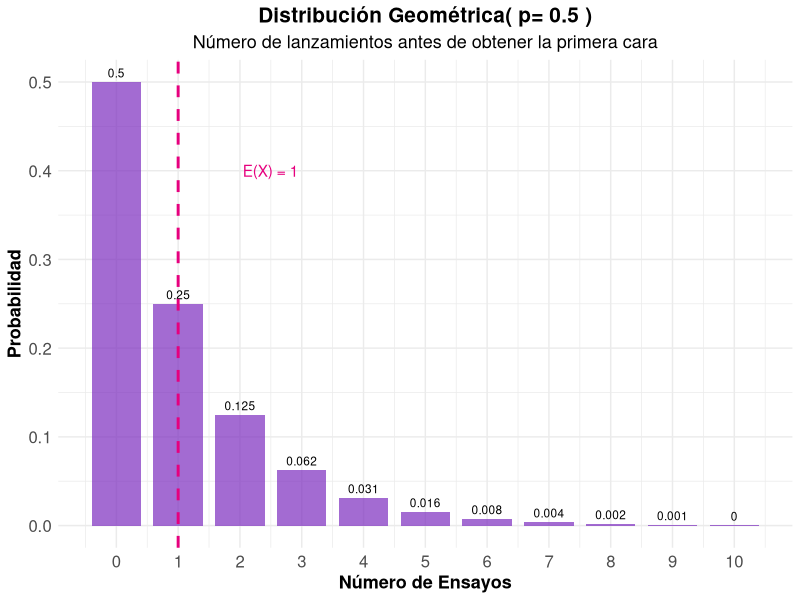
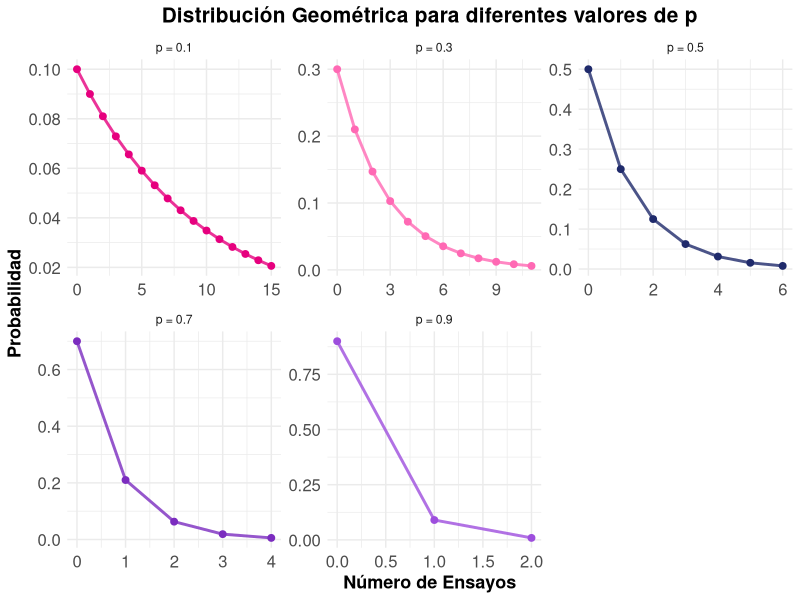
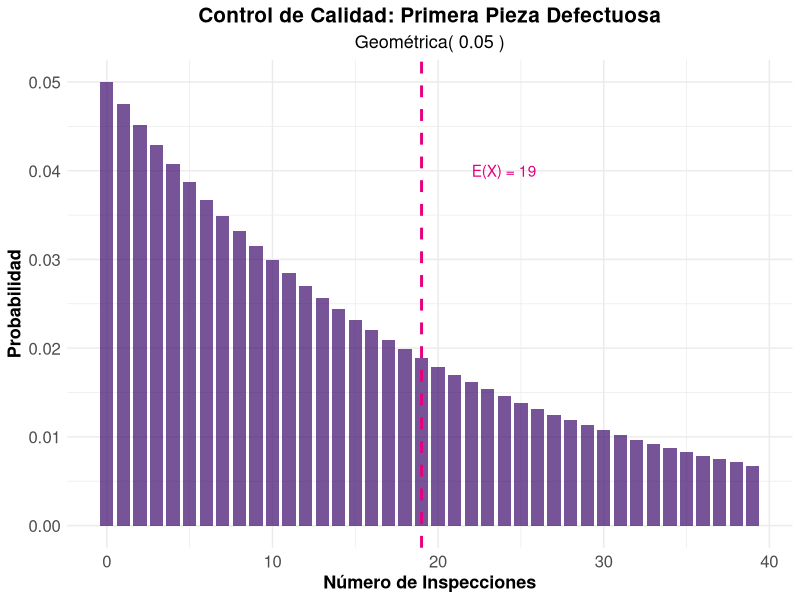
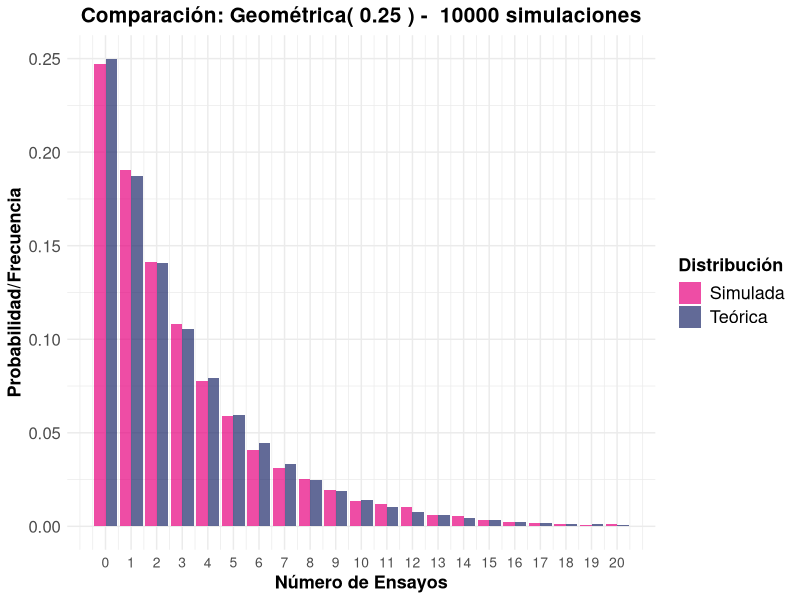
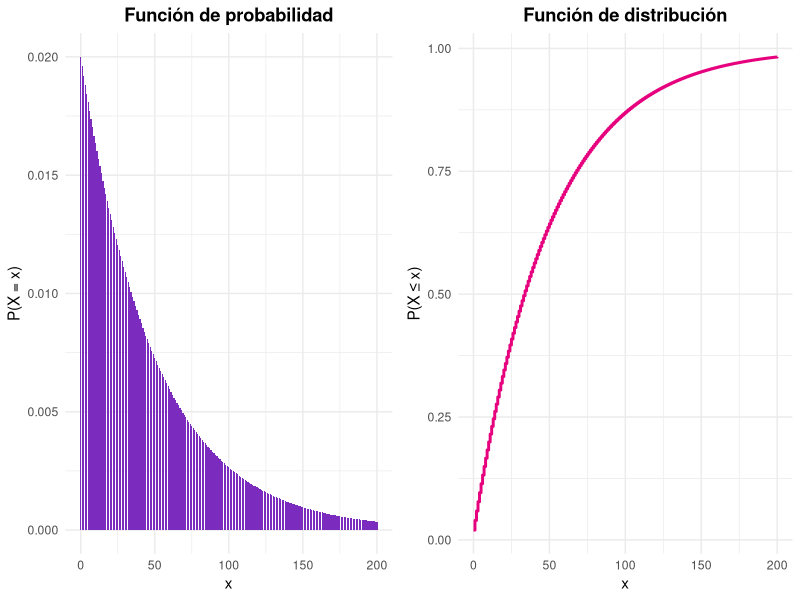
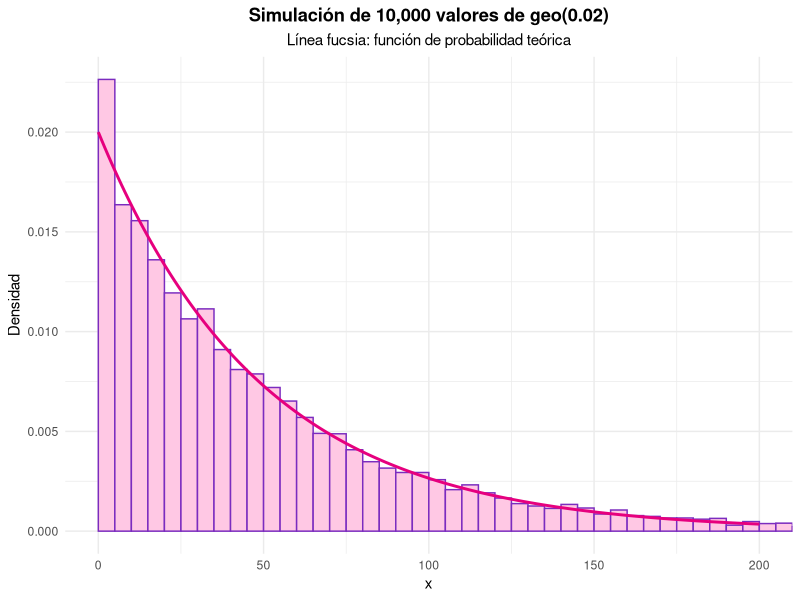
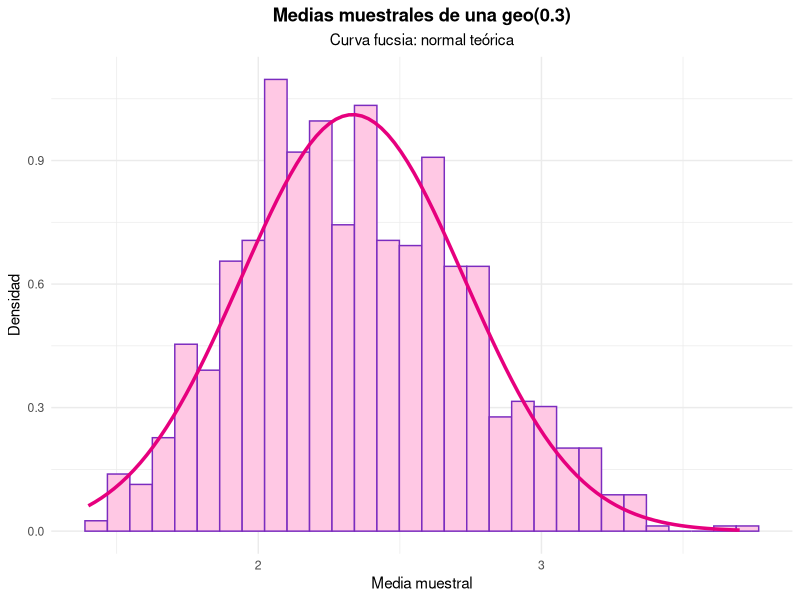
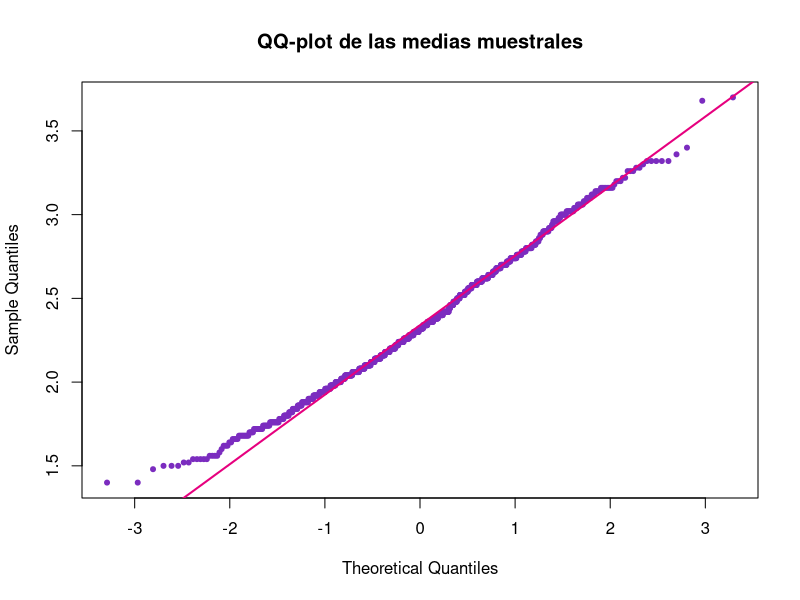

Recreate these plots in R, in order.
## ---- chunk 1
#| label: setup
#| include: false

library(tidyverse)
library(kableExtra)
library(gridExtra)
library(tidyr)
## ---- chunk 2
#| label: moneda-geometrica
#| code-fold: true

# Parámetro
p_cara <- 0.5

# Calcular probabilidades para los primeros 11 ensayos
k_moneda <- 0:10
# Prefijo d (density) sufijo es el de la va
prob_geometrica <- dgeom(k_moneda , p_cara)  

# Crear tabla
geometrica_moneda <- data.frame(
  Ensayo = k_moneda,
  Probabilidad = prob_geometrica,
  Prob_Acumulada = pgeom(k_moneda, p_cara)
)

kable(geometrica_moneda, 
      caption = "Distribución Geométrica - Primera cara (p = 0.5)",
      digits = 4,
      col.names = c("Ensayo", "P(X = x)", "P(X ≤ x)")) %>%
  kable_styling(bootstrap_options = "striped")

# Parámetros estadísticos
media_moneda <- (1-p_cara) / p_cara
varianza_moneda <- (1 - p_cara) / (p_cara^2)
desv_std_moneda <- sqrt(varianza_moneda)


cat("Media (ensayos esperados):", media_moneda, "\n")
cat("Varianza:", varianza_moneda, "\n")
cat("Desviación estándar:", round(desv_std_moneda, 4), "\n")

## ---- chunk 3
#| code-fold: true
#| fig-align: center


#| label: grafico-geometrica-basico
#| fig-cap: "Distribución Geométrica - Primera cara en lanzamiento de moneda"
ggplot(geometrica_moneda, aes(x = Ensayo, y = Probabilidad)) +
  geom_col(fill = "#7B2CBF", alpha = 0.7, width = 0.8) +
  geom_text(aes(label = round(Probabilidad, 3)), vjust = -0.5, size = 3) +
  geom_vline(xintercept = media_moneda, color = "#E6007E", linetype = "dashed", linewidth = 1) +
  annotate("text", x = media_moneda + 1.5, y = max(prob_geometrica) * 0.8, 
           label = paste("E(X) =", media_moneda), color = "#E6007E") +
  scale_x_continuous(breaks = k_moneda) +
  labs(title = paste("Distribución Geométrica( p=", p_cara, ")"),
       subtitle = "Número de lanzamientos antes de obtener la primera cara",
       x = "Número de Ensayos",
       y = "Probabilidad") +
  theme_minimal() +
  theme(
    legend.title = element_text(size=13, face="bold"),
    legend.text = element_text(size=13),
    plot.title = element_text(size=15, face="bold", hjust = 0.5),
    plot.subtitle = element_text(size=13, hjust = 0.5),
    axis.text.x=element_text(size=12),
    axis.text.y=element_text(size=12),
    axis.title.x = element_text(face="bold", size=13),
    axis.title.y = element_text(face="bold", size=13)
    # panel.grid.major.y = element_line(color = "#ECF0F1", linewidth = 0.5,
    #   linetype = "dashed"),
    # panel.grid.minor.y = element_blank(),
    # panel.grid.major.x = element_blank(),
    # panel.background = element_rect(fill = "#FAFAFA", color = NA),
    # plot.background = element_rect(fill = "white", color = NA)
  )
## ---- chunk 4
#| label: diferentes-p
#| code-fold: true


# Diferentes probabilidades de éxito
p_values <- c(0.1, 0.3, 0.5, 0.7, 0.9)
k_max <- 15

# Crear data frame para comparación
geometrica_comp <- data.frame()
for(p in p_values) {
  k_vals <- 0:k_max
  probs <- dgeom(k_vals, p)  
  
  temp_data <- data.frame(
    p_label = paste("p =", p),
    k = k_vals,
    probabilidad = probs,
    media = (1-p)/p,
    varianza = (1-p)/(p^2)
  )
  geometrica_comp <- rbind(geometrica_comp, temp_data)
}

# Tabla de parámetros
parametros_comp <- data.frame(
  p = p_values,
  Media = (1-p_values)/p_values,
  Varianza = (1-p_values)/(p_values^2),
  Desv_Std = sqrt((1-p_values)/(p_values^2))
)

kable(parametros_comp, 
      caption = "Parámetros de la distribución geométrica para diferentes valores de p",
      digits = 4,
      col.names = c("p", "Media", "Varianza", "Desv. Std")) |> 
  kable_styling(bootstrap_options = "striped")
## ---- chunk 5
#| label: grafico-diferentes-p
#| code-fold: true
#| fig-align: center
#| fig-cap: "Distribución Geométrica para diferentes valores de p"
# Filtrar para mejor visualización
geometrica_filtered <- geometrica_comp[geometrica_comp$probabilidad > 0.005, ]

ggplot(geometrica_filtered, aes(x = k, y = probabilidad, color = p_label)) +
  geom_line(linewidth = 1, alpha = 0.8, show.legend = FALSE) +
  geom_point(size = 2, show.legend = FALSE) +
  scale_color_manual(values = c("#E6007E", "#FF69B4", "#1F2A6B", "#7B2CBF", "#9D4EDD")) +
  facet_wrap(~p_label, scales = "free") +
  labs(title = "Distribución Geométrica para diferentes valores de p",
       x = "Número de Ensayos",
       y = "Probabilidad",
       color = "Parámetro") +
  theme_minimal() +
  theme(
    legend.title = element_text(size=13, face="bold"),
    legend.text = element_text(size=13),
    plot.title = element_text(size=15, face="bold", hjust = 0.5),
    plot.subtitle = element_text(size=13, hjust = 0.5),
    axis.text.x=element_text(size=12),
    axis.text.y=element_text(size=12),
    axis.title.x = element_text(face="bold", size=13),
    axis.title.y = element_text(face="bold", size=13)
    # panel.grid.major.y = element_line(color = "#ECF0F1", linewidth = 0.5,
    #   linetype = "dashed"),
    # panel.grid.minor.y = element_blank(),
    # panel.grid.major.x = element_blank(),
    # panel.background = element_rect(fill = "#FAFAFA", color = NA),
    # plot.background = element_rect(fill = "white", color = NA)
  )
## ---- chunk 6
#| label: falta-memoria
#| code-fold: true

# Demostración de la propiedad de falta de memoria
p_mem <- 0.3
s <- 5
t <- 3

# P(X >= s + t)
prob_s_t <- 1 - pgeom(s + t-1, p_mem)  

# P(X >= s) 
prob_s <- 1- pgeom(s-1, p_mem)

# P(X >= t) 
prob_t <- 1- pgeom(t-1, p_mem)

# P(X >= s + t | X >= s) = P(X >= s + t) / P(X >= s)
prob_condicional <- prob_s_t / prob_s

cat("Demostración de la Propiedad de Falta de Memoria:\n")
cat("Parámetros: p =", p_mem, ", s =", s, ", t =", t, "\n\n")
cat("P(X  ≥", s+t, ") =", round(prob_s_t, 6), "\n")
cat("P(X  ≥", s, ") =", round(prob_s, 6), "\n")
cat("P(X  ≥", t, ") =", round(prob_t, 6), "\n\n")
cat("P(X  ≥", s+t, "| X  ≥", s, ") =", round(prob_condicional, 6), "\n")
cat("P(X  ≥", t, ") =", round(prob_t, 6), "\n\n")
cat("¿Son iguales?", abs(prob_condicional - prob_t) < 1e-10, "\n")
## ---- chunk 7
#| label: control-calidad-geometrica
#| code-fold: true
#| fig-align: center
# Parámetros
p_defecto_geom <- 0.05

# Parámetros estadísticos
media_defecto <- (1-p_defecto_geom) / p_defecto_geom
varianza_defecto <- (1 - p_defecto_geom) / (p_defecto_geom^2)
desv_std_defecto <- sqrt(varianza_defecto)

cat("Control de Calidad - Primera pieza defectuosa:\n")
cat("Probabilidad de defecto por pieza:", p_defecto_geom, "\n")
cat("Número esperado de inspecciones:", media_defecto, "\n")
cat("Desviación estándar:", round(desv_std_defecto, 2), "\n\n")

# Probabilidades específicas
k_calidad <- 0:50
prob_calidad <- dgeom(k_calidad, p_defecto_geom)

# Preguntas de interés
prob_primera_10 <- sum(prob_calidad[1:10])
prob_mas_20 <- 1 - sum(prob_calidad[1:20])
prob_entre_10_30 <- sum(prob_calidad[10:30])

cat("Probabilidades de interés:\n")
cat("P(primera defectuosa en ≤ 10 inspecciones):", round(prob_primera_10, 4), "\n")
cat("P(primera defectuosa en > 20 inspecciones):", round(prob_mas_20, 4), "\n")
cat("P(primera defectuosa entre 10 y 30 inspecciones):", round(prob_entre_10_30, 4), "\n")



# Visualización
calidad_data <- data.frame(
  k = k_calidad[1:40],
  probabilidad = prob_calidad[1:40]
)

ggplot(calidad_data, aes(x = k, y = probabilidad)) +
  geom_col(fill = "#3C096C", alpha = 0.7, width = 0.8) +
  geom_vline(xintercept = media_defecto, color = "#E6007E", linetype = "dashed", linewidth = 1) +
  annotate("text", x = media_defecto + 5, y = max(prob_calidad) * 0.8, 
           label = paste("E(X) =", media_defecto), color = "#E6007E") +
  labs(title = "Control de Calidad: Primera Pieza Defectuosa",
       subtitle = paste("Geométrica(", p_defecto_geom, ")"),
       x = "Número de Inspecciones",
       y = "Probabilidad") +
  theme_minimal() +
  theme(
    legend.title = element_text(size=13, face="bold"),
    legend.text = element_text(size=13),
    legend.position = "bottom",
    plot.title = element_text(size=15, face="bold", hjust = 0.5),
    plot.subtitle = element_text(size=13, hjust = 0.5),
    axis.text.x=element_text(size=12),
    axis.text.y=element_text(size=12),
    axis.title.x = element_text(face="bold", size=13),
    axis.title.y = element_text(face="bold", size=13)
    # panel.grid.major.y = element_line(color = "#ECF0F1", linewidth = 0.5,
    #   linetype = "dashed"),
    # panel.grid.minor.y = element_blank(),
    # panel.grid.major.x = element_blank(),
    # panel.background = element_rect(fill = "#FAFAFA", color = NA),
    # plot.background = element_rect(fill = "white", color = NA)
  )
## ---- chunk 8
#| label: simulacion-geometrica
#| code-fold: true

p_sim <- 0.25
n_sim <- 10000

# Generar datos geométricos 
datos_geom <- rgeom(n_sim, p_sim) 

# Estadísticas observadas
media_obs <- mean(datos_geom)
var_obs <- var(datos_geom)
desv_obs <- sd(datos_geom)

# Valores teóricos
media_teo <- (1-p_sim) / p_sim
var_teo <- (1 - p_sim) / (p_sim^2)
desv_teo <- sqrt(var_teo)

cat("Simulación Geométrica (p =", p_sim, "):\n")
cat("Simulaciones:", n_sim, "\n\n")
cat("Media teórica:", media_teo, "| Media observada:", round(media_obs, 4), "\n")
cat("Varianza teórica:", var_teo, "| Varianza observada:", round(var_obs, 4), "\n")
cat("Desv. Std teórica:", round(desv_teo, 4), "| Desv. Std observada:", round(desv_obs, 4), "\n")

# Comparar distribuciones
freq_obs <- table(datos_geom[datos_geom <= 20]) / n_sim
k_comp <- as.numeric(names(freq_obs))
prob_teo <- dgeom(k_comp, p_sim)

comparacion_sim <- data.frame(
  k = k_comp,
  Freq_Observada = as.numeric(freq_obs),
  Prob_Teorica = prob_teo,
  Diferencia = abs(as.numeric(freq_obs) - prob_teo)
)

kable(head(comparacion_sim, 12), 
      caption = "Comparación frecuencias observadas vs probabilidades teóricas",
      digits = 4,
      col.names = c("k", "Freq. Observada", "Prob. Teórica", "Diferencia")) %>%
  kable_styling(bootstrap_options = "striped")
## ---- chunk 9
#| code-fold: true
#| fig-align: center

comp_sim_long <- comparacion_sim |> 
  pivot_longer(cols = c("Freq_Observada", "Prob_Teorica"), 
               names_to = "Tipo", values_to = "Valor") |> 
  mutate(Tipo = recode(Tipo, 
                       "Freq_Observada" = "Simulada", 
                       "Prob_Teorica" = "Teórica"))




ggplot(comp_sim_long, aes(x = k, y = Valor, fill = Tipo)) +
  geom_col(position = "dodge", alpha = 0.7) +
  scale_fill_manual(values = c("Teórica" = "#1F2A6B", "Simulada" = "#E6007E")) +
  scale_x_continuous(breaks = seq(0, 20, by = 1)) +
  labs(title = paste("Comparación: Geométrica(", p_sim, ") - ", n_sim, "simulaciones"),
       x = "Número de Ensayos",
       y = "Probabilidad/Frecuencia",
       fill = "Distribución") +
  theme_minimal() +
  theme(
    legend.title = element_text(size=13, face="bold"),
    legend.text = element_text(size=13),
    plot.title = element_text(size=15, face="bold", hjust = 0.5),
    plot.subtitle = element_text(size=13, hjust = 0.5),
    axis.text.x=element_text(size=10),
    axis.text.y=element_text(size=12),
    axis.title.x = element_text(face="bold", size=13),
    axis.title.y = element_text(face="bold", size=13)
    # panel.grid.major.y = element_line(color = "#ECF0F1", linewidth = 0.5,
    #   linetype = "dashed"),
    # panel.grid.minor.y = element_blank(),
    # panel.grid.major.x = element_blank(),
    # panel.background = element_rect(fill = "#FAFAFA", color = NA),
    # plot.background = element_rect(fill = "white", color = NA)
  )

## ---- chunk 10
#| label: sol-geom1-parametros

p_g1 <- 0.02
x_g1 <- 0:200
## ---- chunk 11
#| label: sol-geom1-a
#| fig-align: center
#| fig-width: 10

datos_g1 <- data.frame(
  x = x_g1,
  f = dgeom(x_g1, p_g1),
  F = pgeom(x_g1, p_g1)
)

graf_f <- ggplot(datos_g1, aes(x = x, y = f)) +
  geom_col(fill = "#7B2CBF", width = 0.8) +
  labs(title = "Función de probabilidad",
       x = "x", y = "P(X = x)") +
  theme_minimal() +
  theme(plot.title = element_text(hjust = 0.5, face = "bold"))

graf_F <- ggplot(datos_g1, aes(x = x, y = F)) +
  geom_step(color = "#E6007E", linewidth = 1) +
  labs(title = "Función de distribución",
       x = "x", y = "P(X ≤ x)") +
  theme_minimal() +
  theme(plot.title = element_text(hjust = 0.5, face = "bold"))

grid.arrange(graf_f, graf_F, ncol = 2)
## ---- chunk 12
#| label: sol-geom1-b

media_g1 <- (1 - p_g1) / p_g1
var_g1 <- (1 - p_g1) / p_g1^2
sd_g1 <- sqrt(var_g1)

cat("Esperanza:", media_g1, "\n")
cat("Varianza:", var_g1, "\n")
cat("Desviación estándar:", round(sd_g1, 4), "\n")
## ---- chunk 13
#| label: sol-geom1-c
#| fig-align: center

set.seed(123)
sim_g1 <- rgeom(10000, p_g1)

data.frame(
  Medida = c("Esperanza", "Varianza", "Desv. estándar"),
  Teorico = round(c(media_g1, var_g1, sd_g1), 4),
  Simulado = round(c(mean(sim_g1), var(sim_g1), sd(sim_g1)), 4)
)

ggplot(data.frame(x = sim_g1), aes(x = x)) +
  geom_histogram(aes(y = after_stat(density)), binwidth = 5, boundary = 0,
                 fill = "#FFC8E4", color = "#7B2CBF") +
  geom_line(data = datos_g1, aes(x = x, y = f), color = "#E6007E", linewidth = 1) +
  coord_cartesian(xlim = c(0, 200)) +
  labs(title = "Simulación de 10,000 valores de geo(0.02)",
       subtitle = "Línea fucsia: función de probabilidad teórica",
       x = "x",
       y = "Densidad") +
  theme_minimal() +
  theme(plot.title = element_text(hjust = 0.5, face = "bold"),
        plot.subtitle = element_text(hjust = 0.5))
## ---- chunk 14
#| label: sol-geom1-d

s <- 10
t <- 20

# P(X >= a) = 1 - P(X <= a - 1)
p_s_t <- 1 - pgeom(s + t - 1, p_g1)
p_s <- 1 - pgeom(s - 1, p_g1)
p_t <- 1 - pgeom(t - 1, p_g1)

cat("P(X >= 30 | X >= 10) =", round(p_s_t / p_s, 6), "\n")
cat("P(X >= 20) =", round(p_t, 6), "\n")
cat("¿Son iguales?", abs(p_s_t / p_s - p_t) < 1e-10, "\n")
## ---- chunk 15
#| label: sol-geom2
#| fig-align: center

set.seed(123)

p_g2 <- 0.3
k_g2 <- 1000
n_g2 <- 50

medias_g2 <- numeric(k_g2)
for (i in 1:k_g2) {
  medias_g2[i] <- mean(rgeom(n_g2, p_g2))
}

mu_g2 <- (1 - p_g2) / p_g2
var_g2 <- ((1 - p_g2) / p_g2^2) / n_g2

cat("Media teórica:", round(mu_g2, 4), "| Media observada:", round(mean(medias_g2), 4), "\n")
cat("Varianza teórica:", round(var_g2, 4), "| Varianza observada:", round(var(medias_g2), 4), "\n")

ggplot(data.frame(medias = medias_g2), aes(x = medias)) +
  geom_histogram(aes(y = after_stat(density)), bins = 30,
                 fill = "#FFC8E4", color = "#7B2CBF") +
  stat_function(fun = dnorm, args = list(mean = mu_g2, sd = sqrt(var_g2)),
                color = "#E6007E", linewidth = 1.2) +
  labs(title = "Medias muestrales de una geo(0.3)",
       subtitle = "Curva fucsia: normal teórica",
       x = "Media muestral",
       y = "Densidad") +
  theme_minimal() +
  theme(plot.title = element_text(hjust = 0.5, face = "bold"),
        plot.subtitle = element_text(hjust = 0.5))
## ---- chunk 16
#| label: sol-qq-geom
#| fig-align: center
#| fig-width: 6
#| fig-height: 5

qqnorm(medias_g2, main = "QQ-plot de las medias muestrales", pch = 20, col = "#7B2CBF")
qqline(medias_g2, col = "#E6007E", lwd = 2)
